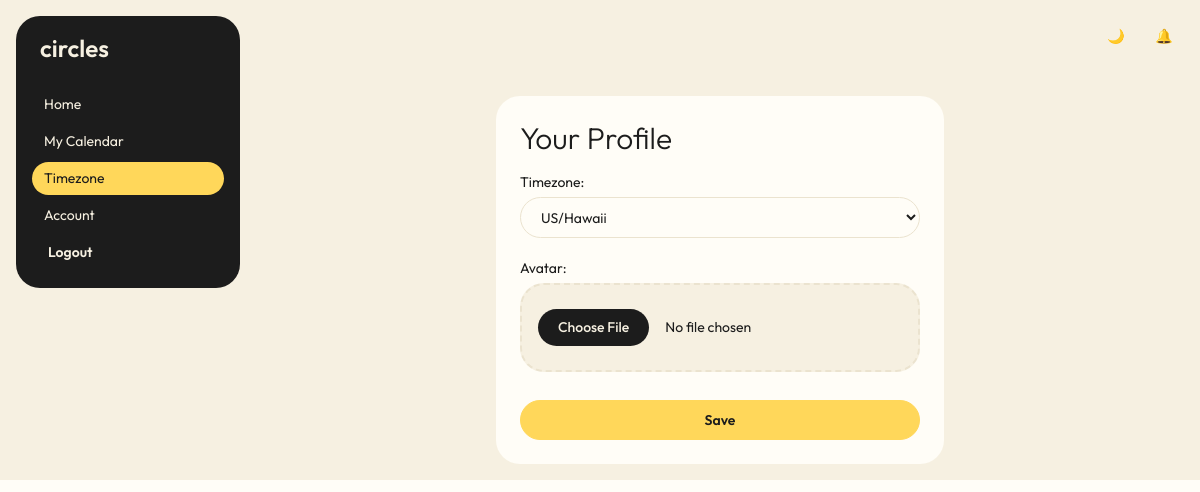
Before: /settings/timezone/ (signed in) with the older database file.
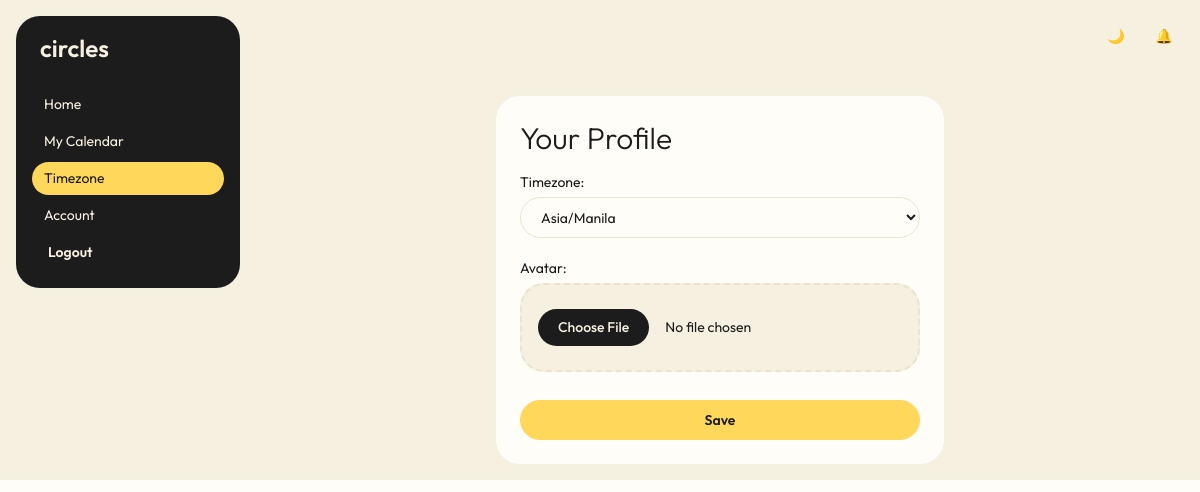
After: the same page with the newer database file.
### CirclesApp/models.py (models this page shows)
class UserProfile(models.Model):
     user = models.OneToOneField(User, on_delete=models.CASCADE, related_name='profile')
     timezone = models.CharField(max_length=64, choices=TIMEZONE_CHOICES, default='Asia/Manila')
     avatar = models.ImageField(upload_to='avatars/', null=True, blank=True)

### CirclesApp/views.py (the view)
# urls.py: path('settings/timezone/', views.profile_settings_view, name='profile_settings'),
@login_required
def profile_settings_view(request):
    profile, _ = UserProfile.objects.get_or_create(user=request.user)
    if request.method == "POST":
        form = ProfileForm(request.POST, request.FILES, instance=profile)
        if form.is_valid():
            form.save()
            messages.success(request, "Profile updated.")
            return redirect('home')
    else:
        form = ProfileForm(instance=profile)
    return render(request, 'circles_app/profile_settings.html', {'form': form})

### CirclesApp/forms.py
class ProfileForm(forms.ModelForm):
    class Meta:
        model = UserProfile
        fields = ['timezone', 'avatar']

### CirclesApp/templates/circles_app/profile_settings.html (shortened to what this page needs)
{% extends 'base.html' %}
{% load circle_extras %}
{% block content %}
<div class="card bg-base-100 w-full max-w-md mx-auto mt-10">
    <form method="POST" enctype="multipart/form-data" class="card-body styled-form">
        <h1 class="text-3xl font-light mb-2">Your Profile</h1>
        {{ form.as_p }}
        <button type="submit" class="btn btn-primary w-full mt-2">Save</button>
    </form>
</div>
{% endblock %}

Changed rows visible on the page:
changed UserProfile: timezone "US/Hawaii" → "Asia/Manila"
